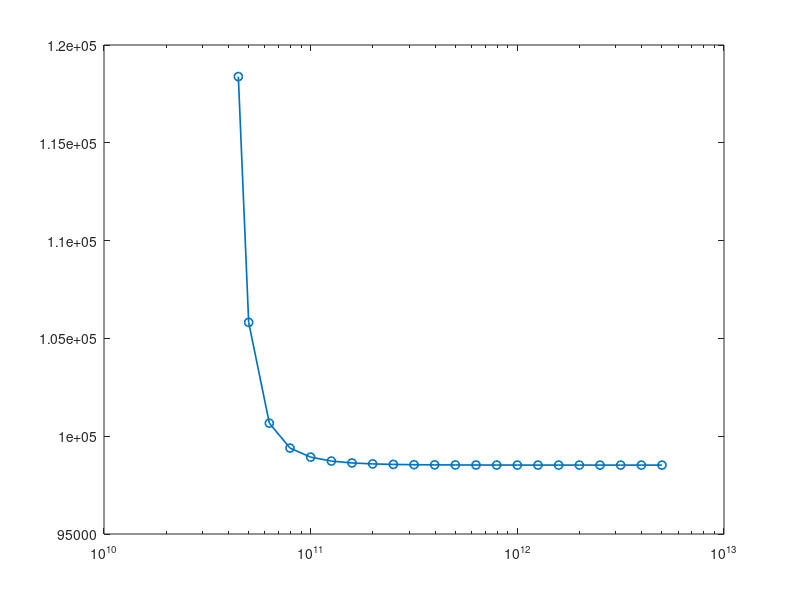

Write MATLAB code to recreate this figure. (Note: this script raises an error after producing the figure.)
function demo_lowbranch_from_table()
 
    clear; clc; close all;

 
    data = [...
        10^(10.65), 2.20041e15, 1.76933e14;
        10^(10.7),  2.46890e15, 1.12249e14;
        10^(10.8),  3.10816e15, 6.11696e13;
        10^(10.9),  3.91295e15, 3.88163e13;
        10^(11.0),  4.92451e15, 2.65580e13;
        10^(11.1),  6.20160e15, 1.90155e13;
        10^(11.2),  7.80734e15, 1.40705e13;
        10^(11.3),  9.82826e15, 1.06665e13;
        10^(11.4),  1.23737e16, 8.23841e12;
        10^(11.5),  1.55777e16, 6.46087e12;
        10^(11.6),  1.96112e16, 5.13087e12;
        10^(11.7),  2.46890e16, 4.11792e12;
        10^(11.8),  3.10816e16, 3.33490e12;
        10^(11.9),  3.91295e16, 2.72193e12;
        10^(12.0),  4.92611e16, 2.23681e12;
        10^(12.1),  6.20160e16, 1.84919e12;
        10^(12.2),  7.80736e16, 1.53688e12;
        10^(12.3),  9.82888e16, 1.28335e12;
        10^(12.4),  1.23738e17, 1.07616e12;
        10^(12.5),  1.55777e17, 9.05821e11;
        10^(12.6),  1.96112e17, 7.65007e11;
        10^(12.7),  2.46890e17, 6.48020e11 ];

 
    r_list = data(:,1);   
    x_list = data(:,2);   
    y_list = data(:,3);   

 
    N_const = 1e15;       
    s       = 2.03e-5;    
    dr      = 1.36e19;   
    dd      = 2.73e17;   
    a1 = 0.003; a2 = -0.1655; a3 = 3.2305; a4 = -25.8343; a5 = 71.6;  

 
    D = [1e10, 0;
         0,    1e30];

 
    nData    = numel(r_list);
    tau_vals = zeros(nData,1);  
    dcc_vals = zeros(nData,1);

    for i = 1:nData
        r_curr = r_list(i);
        M_ss   = x_list(i);
        O_ss   = y_list(i);

 
        A = calcJacobian(M_ss, O_ss, N_const, r_curr, s, dr, dd, a1, a2, a3, a4, a5);
 
        Sigma = lyap(A, 2*D);
 
        tau_val = calcAutoCorrTime(A);
 
        if isnan(tau_val)
            dcc_val = NaN;
        else
            tMax   = 5 * tau_val;
            nPts   = 300;
            dcc_val = calcDeltaCC(A, Sigma, tMax, nPts);
        end

        tau_vals(i) = tau_val;
        dcc_vals(i) = dcc_val;
    end

 
    crit1 = 1*10^10.6127;  
    crit2 = 1*10^11.6303;  
 
 
 
    figure;  
    semilogx(r_list, tau_vals, 'o-','LineWidth',1.2,'MarkerSize',6,'DisplayName','\tau'); 
    hold on;  
    xline(crit1, 'g--','LineWidth',1.5,'DisplayName','高氧临界');   
    xline(crit2, 'r--','LineWidth',1.5,'DisplayName','低氧临界');   
    xlabel('r'); ylabel('\tau');                                      
    title('低稳态：自相关时间 \tau vs r');                          
    legend('Location','best');                                      
    grid on;  

 
    figure;
    semilogx(r_list, dcc_vals, 's-','LineWidth',1.2,'MarkerSize',6,'DisplayName','\Delta CC'); 
    hold on;
    xline(crit1, 'g--','LineWidth',1.5,'DisplayName','高氧临界');   
    xline(crit2, 'r--','LineWidth',1.5,'DisplayName','低氧临界');    
    xlabel('r'); ylabel('\Delta CC');                                
    title('低稳态：\Delta CC vs r');                                
    legend('Location','best');                                      
    grid on;
end

 
function A = calcJacobian(M_ss, O_ss, N, r, s, dr, dd, a1, a2, a3, a4, a5)
 
    F1 = @(M,O)(0.5*omega(O,dr,dd)*(N + r) - s*M - 0.5*phi(O,a1,a2,a3,a4,a5)*M^0.7);
    F2 = @(M,O)(omega(O,dr,dd)*N - (1-omega(O,dr,dd))*r - s*M - phi(O,a1,a2,a3,a4,a5)*M^0.7);
 
    eps_rel = 1e-6; dM = max(M_ss*eps_rel,1e-8); dO = max(O_ss*eps_rel,1e-8);
 
    dF1_dM = (F1(M_ss+dM,O_ss)-F1(M_ss-dM,O_ss))/(2*dM);
    dF1_dO = (F1(M_ss,O_ss+dO)-F1(M_ss,O_ss-dO))/(2*dO);
    dF2_dM = (F2(M_ss+dM,O_ss)-F2(M_ss-dM,O_ss))/(2*dM);
    dF2_dO = (F2(M_ss,O_ss+dO)-F2(M_ss,O_ss-dO))/(2*dO);
 
    A = [dF1_dM, dF1_dO; dF2_dM, dF2_dO];
end

function val = omega(O_val, dr, dd)
    gamma = O_val/(dr + O_val);
    delta = O_val/(dd + O_val);
    val = (1 - gamma)*(1 - delta);
end

function val = phi(O_val, a1,a2,a3,a4,a5)
    p   = log10(O_val);
    val = 10^(a1*p^4 + a2*p^3 + a3*p^2 + a4*p + a5);
end

function tau_val = calcAutoCorrTime(A)
    reVals = real(eig(A));
    neg    = reVals(reVals<0);
    if isempty(neg)
        tau_val = NaN;
    else
        tau_val = -1/max(neg);
    end
end

function dcc_val = calcDeltaCC(A, Sigma, tMax, nPts)
    t_vals = linspace(0,tMax,nPts);
    diffSq = zeros(1,nPts);
    for k = 1:nPts
        Msig     = expm(A*t_vals(k))*Sigma;
        diffSq(k)= (Msig(1,2)-Msig(2,1))^2;
    end
    areaVal = trapz(t_vals,diffSq);
    dcc_val = sqrt(areaVal/tMax);
end
